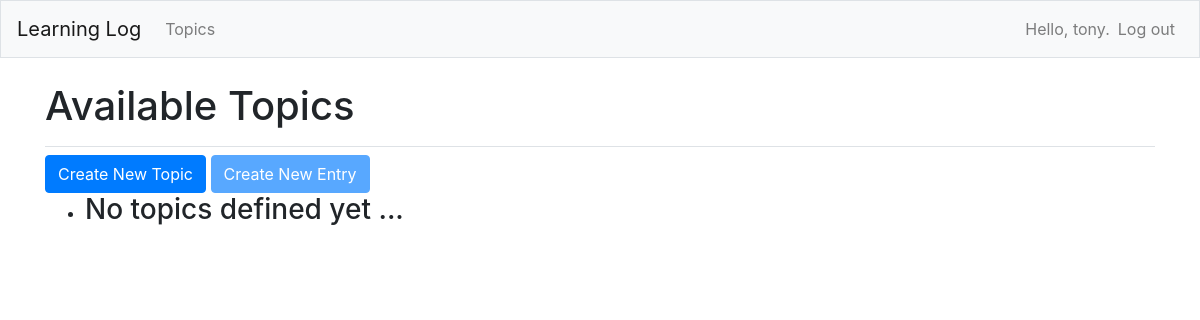
Before: /topics/ (signed in) with the older database file.
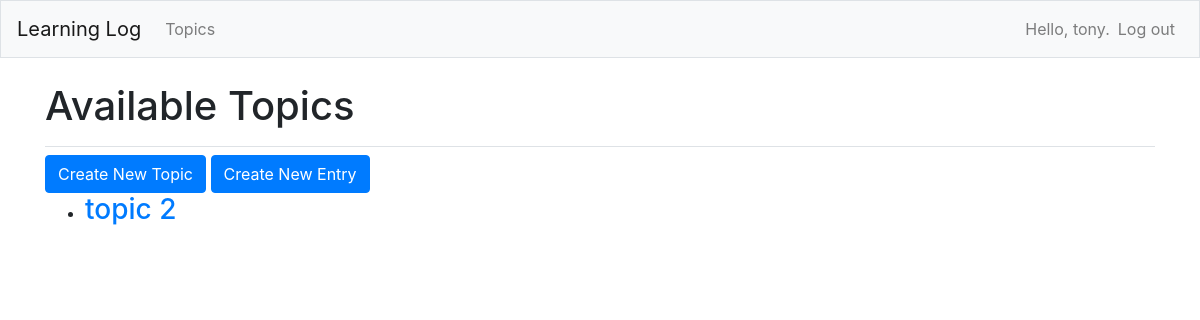
After: the same page with the newer database file.
### learning_logs/models.py (models this page shows, shortened)
class Topic(models.Model):
    text = models.CharField(max_length=200)
    date_added = models.DateTimeField(auto_now_add=True)
    owner = models.ForeignKey(User, on_delete=models.CASCADE)

### learning_logs/views.py (the view)
# urls.py: path('topics/', views.view_topics, name='view_topics'),
@login_required
def view_topics(request):
    print(f'in view_topics()')
    queryset = Topic.objects.filter(owner=request.user).order_by('date_added')
    context = {
        "topics": queryset
    }
    return render(request, "learning_logs/topics.html", context)

### learning_logs/templates/learning_logs/topics.html
{% extends 'learning_logs/base.html' %}
{% load bootstrap4 %}
{% block page_header %}
    <h1>Available Topics</h1>
{% endblock page_header %}
{% block content %}
    {% buttons %}
    <button type="button"
            class="btn btn-primary"
            onclick="location.href='{% url 'learning_logs:create_topic' %}'"
            name='create_topic'>Create New Topic</button>
    {% if topics %}
    <button type="button"
            class="btn btn-primary"
            onclick="location.href='{% url 'learning_logs:create_entry' %}'"
            name='create_topic'>Create New Entry</button>
    {% else %}
    <button type="button"
            class="btn btn-primary"
            disabled
            onclick="location.href='{% url 'learning_logs:create_entry' %}'"
            name='create_topic'>Create New Entry</button>
    {% endif %}
    {% endbuttons %}
    <ul>
        {% for topic in topics %}
            <li><h3><a href="{% url 'learning_logs:view_topic' topic.id %}">
                {{ topic.text }}</a>
            </h3></li>
        {% empty %}
            <li><h3>No topics defined yet ...</h3></li>
        {% endfor %}
    </ul>
{% endblock content %}

Changed rows visible on the page:
added Topic: text "topic 2"
Other visible differences:
text no longer shown: "No topics defined yet ..."
